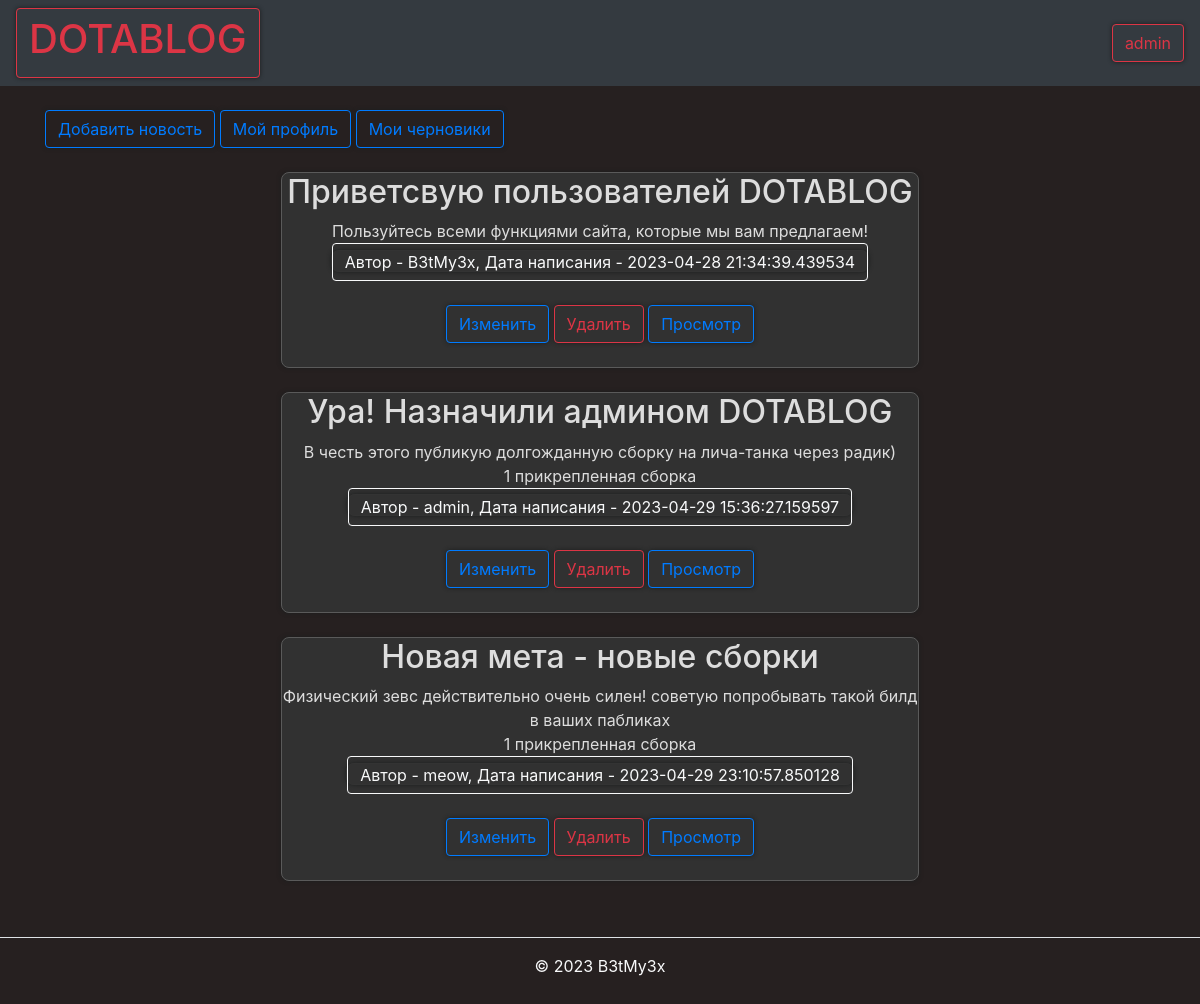
Screenshot of /feed (signed in) with the database file from the repository.
### data/users.py (models this page shows, shortened)
class User(SqlAlchemyBase, UserMixin):
    __tablename__ = 'users'
    id = sqlalchemy.Column(sqlalchemy.Integer,
                           primary_key=True, autoincrement=True)
    name = sqlalchemy.Column(sqlalchemy.String, nullable=True)
    about = sqlalchemy.Column(sqlalchemy.String, nullable=True)
    email = sqlalchemy.Column(sqlalchemy.String,
                              index=True, unique=True, nullable=True)
    hashed_password = sqlalchemy.Column(sqlalchemy.String, nullable=True)
    created_date = sqlalchemy.Column(sqlalchemy.DateTime,
                                     default=datetime.datetime.now)
    role = sqlalchemy.Column(sqlalchemy.String,
                              index=True, nullable=True)
    steam_id = sqlalchemy.Column(sqlalchemy.String,
                              index=True, nullable=True)
    news = orm.relationship("News", back_populates='user')

### data/news.py (models this page shows)
class News(SqlAlchemyBase):
    __tablename__ = 'news'
    categories = orm.relationship("Category",
                                  secondary="association",
                                  backref="news")
    id = sqlalchemy.Column(sqlalchemy.Integer,
                           primary_key=True, autoincrement=True)
    title = sqlalchemy.Column(sqlalchemy.String, nullable=True)
    content = sqlalchemy.Column(sqlalchemy.String, nullable=True)
    created_date = sqlalchemy.Column(sqlalchemy.DateTime,
                                     default=datetime.datetime.now)
    is_private = sqlalchemy.Column(sqlalchemy.Boolean, default=True)
    user_id = sqlalchemy.Column(sqlalchemy.Integer,
                                sqlalchemy.ForeignKey("users.id"))
    build = sqlalchemy.Column(sqlalchemy.String, nullable=True)
    user = orm.relationship('User')

### main.py (the view)
@app.route("/feed")
def index():
    db_sess = db_session.create_session()
    news = db_sess.query(News).filter(News.is_private != True)
    return render_template("index.html", news=news, role=is_admin(), id=current_user.get_id())
    if current_user.is_authenticated:
        news = db_sess.query(News).filter(
            (News.user == current_user) | (News.is_private != True))
    else:
        news = db_sess.query(News).filter(News.is_private != True)

### data/db_session.py (called while the page is built)
def create_session() -> Session:
    global __factory
    return __factory()

### main.py (called while the page is built)
def is_admin():
    db_sess = db_session.create_session()
    user = db_sess.query(User).filter(User.id == current_user.get_id()).first()
    if str(type(user)) == "<class 'NoneType'>":
        return False
    elif user.role == "admin":
        return True
    return False

@login_manager.user_loader
def load_user(user_id):
    db_sess = db_session.create_session()
    return db_sess.query(User).get(user_id)

### templates/index.html
{% extends "base.html" %}
{% block content %}
{% if current_user.is_authenticated %}
    <br>
    <a href="/news_edit" class="btn btn-outline-primary">Добавить новость</a>
    <a href="/profile/{{ id }}" class="btn btn-outline-primary">Мой профиль</a>
    <a href="/drafts" class="btn btn-outline-primary">Мои черновики</a>
    <br>
{% endif %}
{% for item in news%}
<br>
<center>
<div class="di1">
    <h2>{{item.title}}</h2>
    <div>
        {{item.content}}
    </div>
    {% if item.build|length == 10 %}
        <div>
            1 прикрепленная сборка
        </div>
    {% endif %}
    <div>
        <a href='/profile/{{ item.user_id }}'><button type="button" class="btn btn-outline-light">Автор - {{item.user.name}}, Дата написания - {{item.created_date}}</button></a>
    </div>
    <br>
    <div>
    {% if (current_user.is_authenticated and current_user == item.user) or role == True%}
        <a href="/news_edit/{{ item.id }}" class="btn btn-outline-primary">
            Изменить
        </a>
        <a href="/news_delete/{{ item.id }}" class="btn btn-outline-danger">
            Удалить
        </a>
    {% endif %}
        <a href="/news/{{ item.id }}" class="btn btn-outline-primary">
            Просмотр
        </a>
    </div>
<br>
</div>
</center>
{% endfor %}
{% endblock %}

### templates/base.html (shortened to what this page needs)
<!doctype html>
<html lang="en">
<head>
    <link rel="stylesheet"
          href="https://stackpath.bootstrapcdn.com/bootstrap/4.4.1/css/bootstrap.min.css"
>
</head>
<body style="color:#f8f9fa; background-color:#262020 ">
<header>
    <nav class="navbar navbar-dark bg-dark">
        <a class="btn btn-outline-danger" href="/feed"><h1>DOTABLOG</h1></a>
        {% if current_user.is_authenticated %}
    <a class="btn btn-outline-danger" href="/logout">{{ current_user.name }}</a>
{% else %}
    <p>
        <a class="btn btn-outline-danger" href="/register">Зарегистрироваться</a>
        <a class="btn btn-outline-danger" href="/login">Войти</a>
    </p>
{% endif %}
    </nav>
</header>
<main role="main" class="container">
    {% block content %}{% endblock %}
</main>
</body>
<footer class="py-3 my-4">
    <ul class="nav justify-content-center border-bottom pb-3 mb-3">
    </ul>
    <p class="text-center text-body-secondary">© 2023 B3tMy3x</p>
  </footer>
</html>

### templates/base.html (style rules this page uses)
html { overflow-y: scroll; }
body { -webkit-touch-callout: none; -webkit-user-select: none; -khtml-user-select: none; -moz-user-select: none; -ms-user-select: none; user-select: none; }
.di1 { display: block; background-color: #313131; margin-left: auto; margin-right: auto; width: 638px; -moz-box-shadow: 0px 0px 4px 0px #1c1e1e; -webkit-box-shadow: 0px 0px 4px 0px #1c1e1e; box-shadow: 0px 0px 4px 0px #1c1e1e; border-radius: 8px; border: 1.25px solid #5a5a5a; color: #ddd; text-align: center; outline: 0; }
a, input, textarea { filter: progid:DXImageTransform.Microsoft.gradient(startColorstr='#252626', endColorstr='#2f3031'); background: #313131 -moz-box-shadow: 0px 0px 4px 0px #1c1e1e; -webkit-box-shadow: 0px 0px 4px 0px #1c1e1e; box-shadow: 0px 0px 4px 0px #1c1e1e; border-radius: 8px; border: 1px solid #333; color: #ddd; outline: 0; }

### rows the page displays
User: name "admin"
News: title "Приветсвую пользователей DOTABLOG", content "Пользуйтесь всеми функциями сайта, которые мы вам предлагаем!", user.name "B3tMy3x", created_date "2023-04-28 21:34:39.439534"
News: title "Ура! Назначили админом DOTABLOG", content "В честь этого публикую долгожданную сборку на лича-танка через радик)", build "1 прикрепленная сборка", user.name "admin", created_date "2023-04-29 15:36:27.159597"
News: title "Новая мета - новые сборки", content "Физический зевс действительно очень силен! советую попробывать такой билд в ваших пабликах", build "1 прикрепленная сборка", user.name "meow", created_date "2023-04-29 23:10:57.850128"
